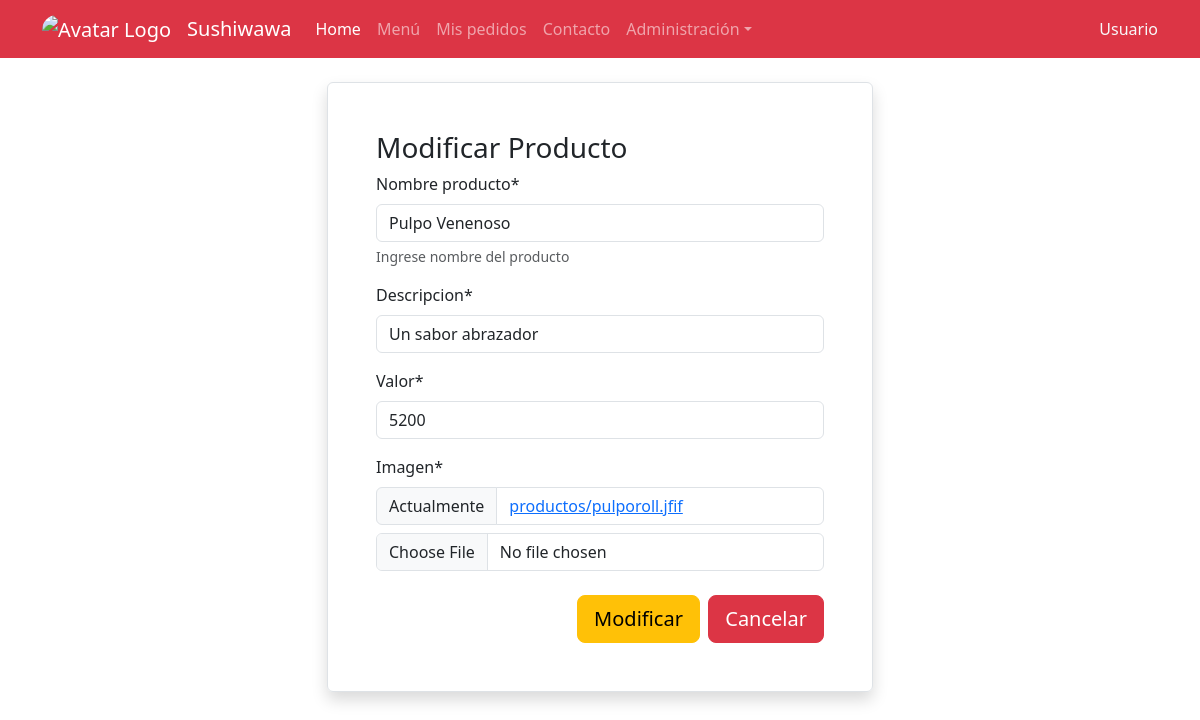
/modificarproducto/2, run on the app's committed database.
### sushi/models.py (models this page shows, shortened)
class Producto(models.Model):
    nombre_producto=models.CharField(max_length=50, null=False)
    imagen=models.ImageField(upload_to='productos', null=True)
    descripcion=models.CharField(max_length=50, null=False)
    valor=models.IntegerField(null=False)

### sushi/views.py (the view)
# urls.py: path('modificarproducto/<id>',modificarproducto, name='modificarproducto'),
def modificarproducto(request,id):
    prod=get_object_or_404(Producto, id=id)
    form=ProductoForm(instance=prod)
    datos={
        "form":form
    }
    if request.method=="POST":
        form=ProductoForm(data=request.POST, files=request.FILES, instance=prod)
        if form.is_valid():
            form.save()
            messages.success('prodcuto actualizado exitosamente!!')
            return redirect(to='productos')
    return render(request,'sushi/modificarproducto.html',datos)

### sushi/forms.py
class ProductoForm(forms.ModelForm):
    nombre_producto=forms.CharField(widget=forms.TextInput(),help_text='Ingrese nombre del producto')
    descripcion=forms.CharField(widget=forms.TextInput())
    valor=forms.IntegerField(min_value=1000, max_value=10000, localize=True)
    imagen=forms.ImageField()
    class Meta:
        model = Producto
        fields = ['nombre_producto', 'descripcion', 'valor', 'imagen']

### sushi/templates/sushi/modificarproducto.html (shortened to what this page needs)
{% extends "sushi/base.html" %}
{% load static %}
{% load crispy_forms_tags %}
{% block contenido %}
<div class="container">
    <div class="row mt-4">
        <div class="col-md-3"></div>
        <div class="col-md-6">
            <div class="border shadow rounded p-5">
                <h3>Modificar Producto</h3>
                <form action="" method="post" enctype="multipart/form-data">
                    {{form | crispy}}
                    <div class="d-flex justify-content-end">
                        <input type="submit" class="btn btn-warning btn-lg mt-2" value="Modificar">
                        <span> &nbsp;&nbsp;</span>
                        <a href="{% url "productos" %}">
                        <input type="button" class="btn btn-danger btn-lg mt-2"  value="Cancelar">
                        </a>
                    </div>
                </form>
            </div>
        </div>
        <div class="col-md-3"></div>
    </div>
</div>
{% endblock contenido %}

### data on the page
Producto: nombre_producto "Pulpo Venenoso", descripcion "Un sabor abrazador", valor "5200"
